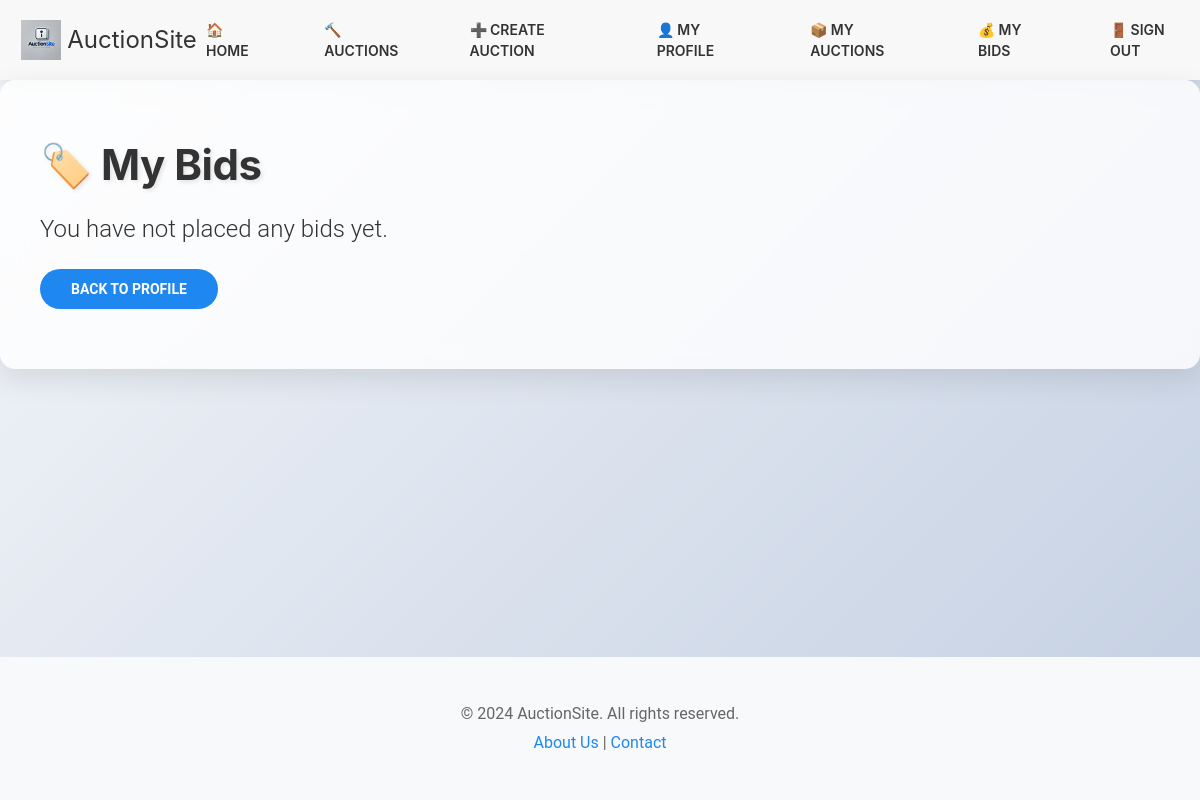
The app's page /profile/my-bids/ (signed in), older data.
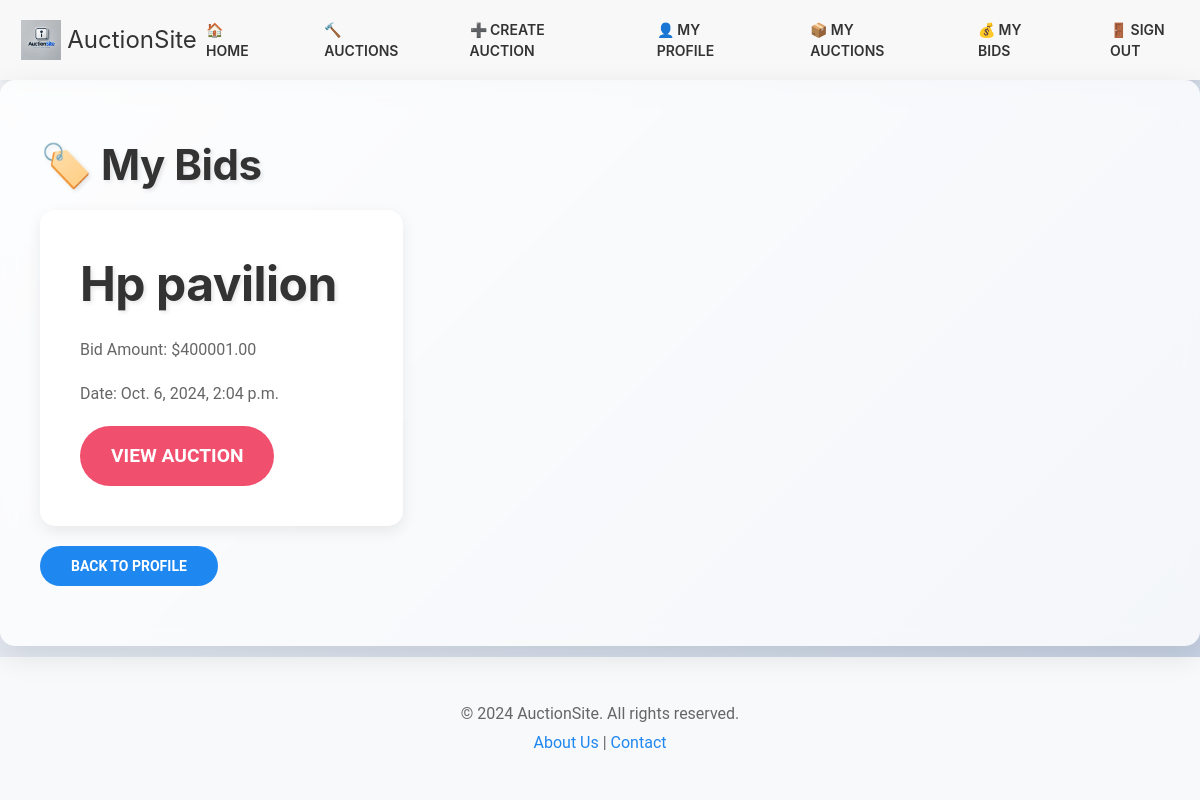
The same page, newer data.
### core/models.py (models this page shows, shortened)
class Bid(models.Model):
    product = models.ForeignKey(Product, related_name='bids', on_delete=models.CASCADE)
    user = models.ForeignKey(User, related_name='bids', on_delete=models.CASCADE)
    amount = models.DecimalField(max_digits=10, decimal_places=2)
    created_at = models.DateTimeField(auto_now_add=True)

class Product(models.Model):
    name = models.CharField(max_length=255)
    slug = models.SlugField(max_length=255, unique=True, blank=True)
    description = models.TextField()
    category = models.ForeignKey('Category', related_name='products', on_delete=models.CASCADE)
    created_at = models.DateTimeField(auto_now_add=True)
    image = models.ImageField(upload_to='products/', null=True, blank=True)
    starting_price = models.DecimalField(max_digits=10, decimal_places=2)
    current_price = models.DecimalField(max_digits=10, decimal_places=2, null=True, blank=True)
    author = models.ForeignKey(User, related_name='products', on_delete=models.CASCADE)
    end_time = models.DateTimeField(null=True, blank=True)

### profiles/views.py (the view)
# urls.py: path('my-bids/', my_bids, name='my_bids'),
@login_required
def my_bids(request):
    bids = Bid.objects.filter(user=request.user)
    return render(request, 'profiles/my_bids.html', {'bids': bids})

### templates/profiles/my_bids.html (shortened to what this page needs)
{% extends 'base.html' %}
{% load static %}
{% block extra_css %}
    {{ block.super }}
    <link rel="stylesheet" href="{% static 'css/home.css' %}">
{% endblock extra_css %}
{% block content %}
    <div class="uk-section uk-section-default">
        <div class="uk-container">
            <h1>🏷️ My Bids</h1>
            {% if bids %}
                <div class="uk-grid-small uk-child-width-1-1@s uk-child-width-1-2@m uk-child-width-1-3@l" uk-grid>
                    {% for bid in bids %}
                        <div>
                            <div class="uk-card uk-card-default uk-card-body uk-animation-slide-top">
                                <h3 class="uk-card-title">{{ bid.product.name }}</h3>
                                <p>Bid Amount: ${{ bid.amount }}</p>
                                <p>Date: {{ bid.created_at }}</p>
                                <a href="{% url 'auction_detail' bid.product.id %}" class="uk-button uk-button-secondary">View Auction</a>
                            </div>
                        </div>
                    {% endfor %}
                </div>
            {% else %}
                <p class="uk-text-lead">You have not placed any bids yet.</p>
            {% endif %}
            <div class="uk-margin-top">
                <a href="{% url 'my_profile' %}" class="uk-button uk-button-primary">Back to Profile</a>
            </div>
        </div>
    </div>
{% endblock content %}

Row changes from the older to the newer data that the page shows:
added Bid: product.name "Hp pavilion", amount "400001.00", created_at "Oct. 6, 2024, 2:04 p.m."
Text that changed along with them:
text no longer shown: "You have not placed any bids yet."
